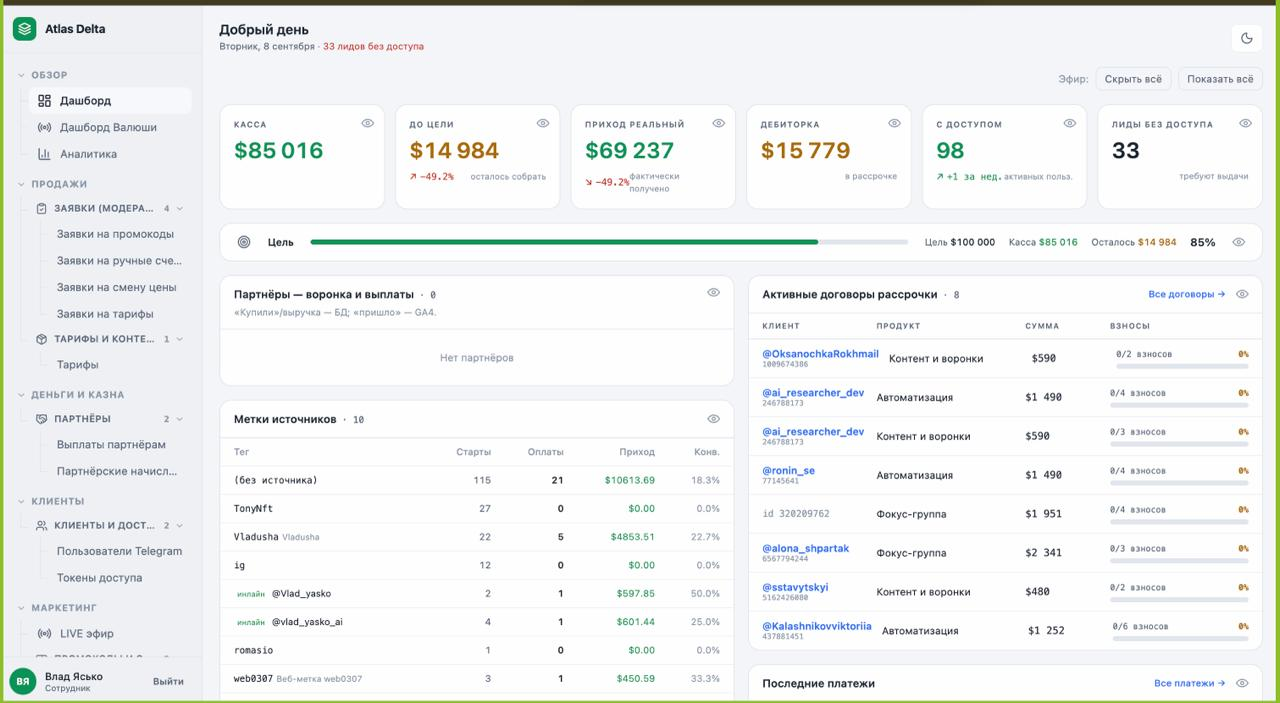
#> input picture Pivot/photo_2026-09-08_15-34-52.jpg, 1280 x 703 px
$ python retush_dashboard.py
#> lines starting #> are read from the running program, lines starting #| are printed output that depends on the picture
#!/usr/bin/env python3
"""
Ретушь дашборда Atlas Delta перед публикацией в статье-кейсе.

Убираем всё, что принадлежит третьим лицам:
  * телеграм-юзернеймы и id клиентов в «Активных договорах рассрочки»
  * две чужие партнёрские метки с нулевым приходом в «Метках источников»

Оставляем: кассу, приход, дебиторку, цель, продукты, взносы, метки самого Влада
(@Vlad_yasko, @vlad_yasko_ai — они и есть доказательство, что канал продаёт).

Маскируем плашками, а не блюром: блюр на коротких строках известного шрифта
восстанавливается, плашка — нет.

Все координаты сняты замером по пикселям (см. _izmereniya.md), не на глаз.
Запуск:  python3 retush_dashboard.py
"""
from PIL import Image, ImageDraw
from pathlib import Path

HERE = Path(__file__).parent
SRC  = HERE.parent / 'photo_2026-09-08_15-34-52.jpg'

WHITE = (255, 255, 255)
GRAY  = (223, 227, 236)          # тот же серый, что у прогресс-баров «взносов»

# «Активные договоры рассрочки» — колонка КЛИЕНТ.
# (верх, низ) зоны маски и правый край маски — замерены с порогом 245,
# чтобы попал и антиалиасинг верхушек букв; разделители строк не задеты.
CLIENT_ROWS = [
    (341, 371, 884),
    (381, 411, 869),
    (421, 451, 869),
    (461, 491, 869),
    (501, 523, 869),   # строка без @имени, только id
    (541, 568, 869),
    (579, 604, 869),
    (613, 643, 876),
]
CLIENT_X0   = 757
BAR_X0, BAR_W = 762, 96

# «Метки источников» — чужие метки: (x0, y0, x1, y1)
FOREIGN_TAGS = [
    (230, 501, 276, 517),   # TonyNft  — 27 стартов, 0 оплат
    (229, 643, 281, 658),   # romasio  — 1 старт,  0 оплат
]

# Колонка СУММА (для варианта, где прячем и суммы)
SUM_X0, SUM_X1 = 1022, 1075


def _bar(d, x0, cy, w, h=13):
    d.rounded_rectangle([x0, cy - h // 2, x0 + w, cy + h // 2], radius=5, fill=GRAY)


def retush(hide_sums: bool, out: Path) -> None:
#> called with hide_sums = False
    im = Image.open(SRC).convert('RGB')
#> im is the input picture: PIL image 1280x703 RGB; mean R, G, B 240.6, 242.4, 242.2
    d = ImageDraw.Draw(im)

    for top, bottom, prod_x in CLIENT_ROWS:
        d.rectangle([CLIENT_X0, top, prod_x, bottom], fill=WHITE)
        _bar(d, BAR_X0, (top + bottom) // 2, BAR_W)

    for x0, y0, x1, y1 in FOREIGN_TAGS:
        d.rectangle([x0, y0, x1, y1], fill=WHITE)
        _bar(d, x0 + 2, (y0 + y1) // 2, x1 - x0 - 6, h=11)

    if hide_sums:
        for top, bottom, _ in CLIENT_ROWS:
            d.rectangle([SUM_X0, top, SUM_X1, bottom], fill=WHITE)
            _bar(d, SUM_X0 + 4, (top + bottom) // 2, SUM_X1 - SUM_X0 - 8)

    im.save(out, quality=95, subsampling=0)
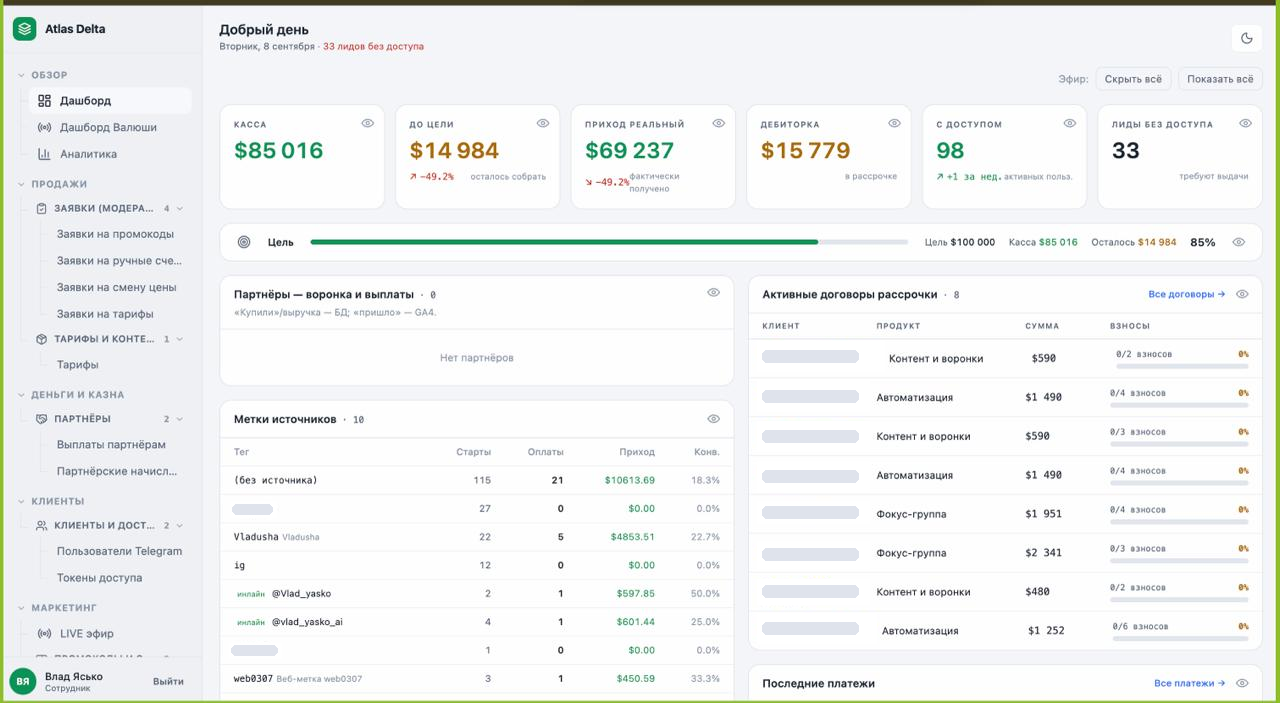
#> saved as dashboard-85k-A-summy-vidny.jpg: PIL image 1280x703 RGB; mean R, G, B 240.9, 242.6, 242.3
    print('записан', out.name)


if __name__ == '__main__':
    retush(False, HERE / 'dashboard-85k-A-summy-vidny.jpg')
    retush(True,  HERE / 'dashboard-85k-B-summy-skryty.jpg')

$ run again, with Pivot/photo_2026-09-08_14-38-19.jpg copied over Pivot/photo_2026-09-08_15-34-52.jpg
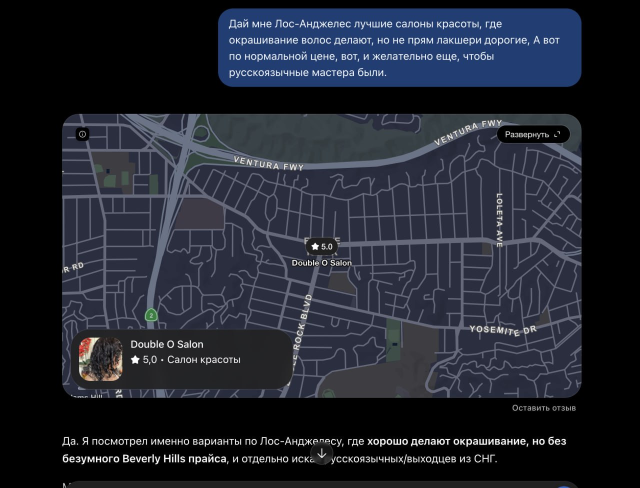
#> input picture Pivot/photo_2026-09-08_14-38-19.jpg, 1280 x 976 px (shown at 1/2 size)
#> in retush, im is the input picture: PIL image 1280x976 RGB; mean R, G, B 33.6, 37.3, 48
#> in retush, `im.save(out, quality=95, subsampling=0)`:
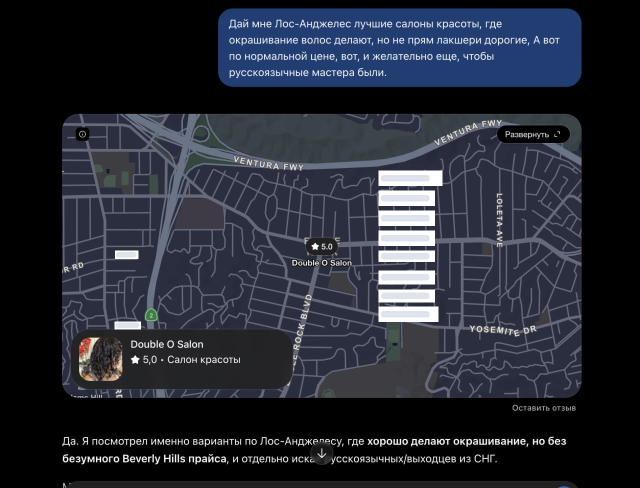
#> saved as dashboard-85k-A-summy-vidny.jpg: PIL image 1280x976 RGB (shown at 1/2 size); mean R, G, B 37.9, 41.6, 52
#> in retush (call 2), `im.save(out, quality=95, subsampling=0)`:
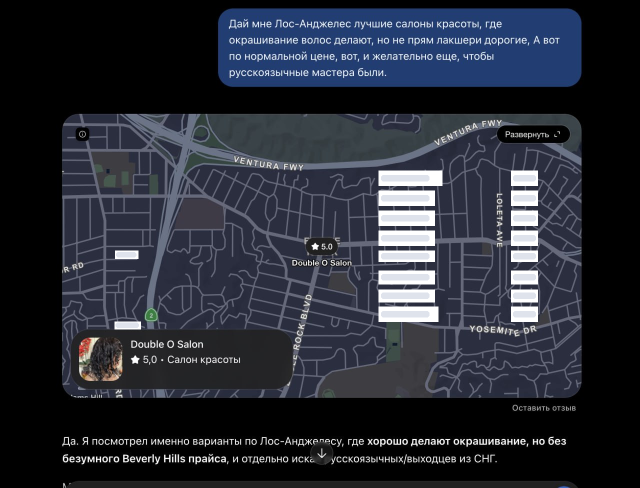
#> saved as dashboard-85k-B-summy-skryty.jpg: PIL image 1280x976 RGB (shown at 1/2 size); mean R, G, B 39.8, 43.5, 53.8
